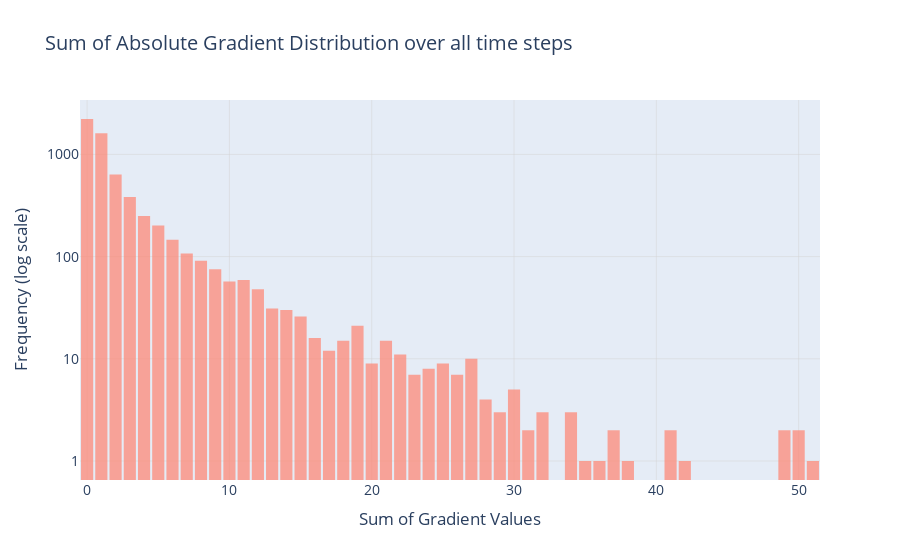

Write notebook code for a chart like this one.
### Code cell
import pandas as pd
import plotly.graph_objects as go

# Read the CSV file and drop the first unnamed column
df = pd.read_csv("Gradient dataframe.csv")
df = df.drop(columns=['Unnamed: 0'])

# Take absolute values
df = df.abs()

# Calculate the sum of absolute values across columns for each row
df_sum = df.sum(axis=1)

# Create a histogram using Plotly Graph Objects
fig = go.Figure()

fig.add_trace(go.Histogram(
    x=df_sum,
    nbinsx=100,  # Set number of bins
    opacity=0.7,  # Set opacity for transparency
    marker_color='rgb(255, 132, 113)',  # Custom red-orange color
))

# Customize y-axis with log scale and labels
fig.update_yaxes(
    type='log',
    title_text='Frequency (log scale)',
    tickvals=[1, 10, 100, 1000, 10000],
    ticktext=['1', '10', '100', '1000', '10000'],
    gridwidth=0.5,
    gridcolor='lightgrey'
)

# Customize x-axis
fig.update_xaxes(
    title_text='Sum of Gradient Values',
    gridwidth=0.5,
    gridcolor='lightgrey'
)

# Customize layout
fig.update_layout(
    title='Sum of Absolute Gradient Distribution over all time steps',
    bargap=0.1,  # Set gap between bars
    bargroupgap=0.05,  # Set gap between groups of bars
    font=dict(size=14),
    showlegend=False  # Remove legend
)

# Show the plot
fig.show()

#count zero values
df_sum[df_sum > 0].count()

### Figure 1 — Plotly figure (JSON) as saved in the notebook; plotly's stock layout.template omitted (floating-point values rounded to 4 significant figures; data arrays with more than 128 entries replaced by an {"elided": "..."} marker saying what was removed)
{"data": [{"marker": {"color": "rgb(255, 132, 113)"}, "nbinsx": 100, "opacity": 0.7, "type": "histogram", "x": {"elided": "6144 float values"}}], "layout": {"bargap": 0.1, "bargroupgap": 0.05, "font": {"size": 14}, "showlegend": false, "title": {"text": "Sum of Absolute Gradient Distribution over all time steps"}, "xaxis": {"gridcolor": "lightgrey", "gridwidth": 0.5, "title": {"text": "Sum of Gradient Values"}}, "yaxis": {"gridcolor": "lightgrey", "gridwidth": 0.5, "ticktext": ["1", "10", "100", "1000", "10000"], "tickvals": [1, 10, 100, 1000, 10000], "title": {"text": "Frequency (log scale)"}, "type": "log"}}}
